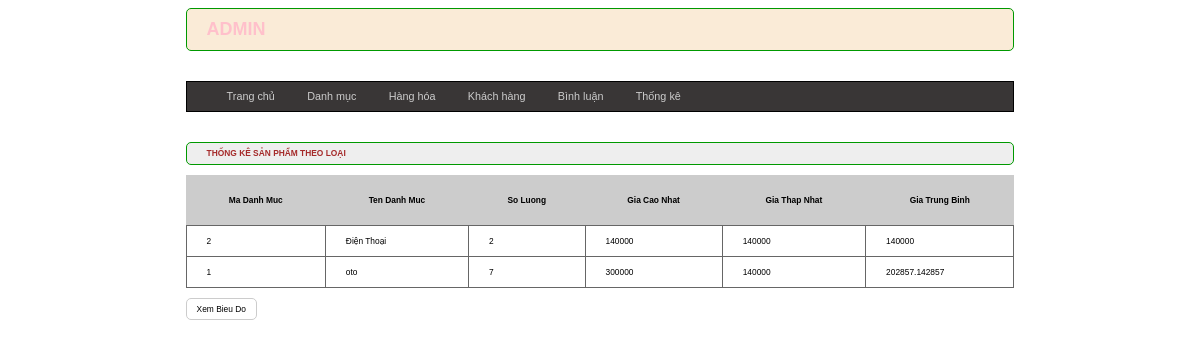
The page /admin/index.php?act=thongke on the database its author committed.
### tables this page shows
CREATE TABLE `danhmuc` (
  `id` int(11) NOT NULL,
  `name` varchar(255) NOT NULL
);

### model/pdo.php (called while the page is built, shortened)
<?php
function pdo_get_connection(){
    $dburl = "mysql:host=localhost;dbname=duanmau2023new;charset=utf8";
    $username = 'root';
    $password = '';
    $conn = new PDO($dburl, $username, $password);
    $conn->setAttribute(PDO::ATTR_ERRMODE, PDO::ERRMODE_EXCEPTION);
    return $conn;
}
function pdo_query($sql){
    $sql_args = array_slice(func_get_args(), 1);
    try{
        $conn = pdo_get_connection();
        $stmt = $conn->prepare($sql);
        $stmt->execute($sql_args);
        $rows = $stmt->fetchAll();
        return $rows;
    }
    catch(PDOException $e){
        throw $e;
    }
    finally{
        unset($conn);
    }
}

### model/cart.php (called while the page is built, shortened)
<?php
function loadall_thongke(){
    $sql="select danhmuc.id as madm, danhmuc.name as tendm,
     count(sanpham.id) as countsp, min(sanpham.price) as minprice,
      max(sanpham.price) as maxprice, avg(sanpham.price) as avgprice";
    $sql.=" from sanpham left join danhmuc on danhmuc.id=sanpham.iddm";
    $sql.=" group by danhmuc.id order by danhmuc.id desc";
    $listtk=pdo_query($sql);
    return $listtk;
}
?>

### admin/thongke/list.php (the view)
<div class="row formcontent">
<div class="row mb10  headertiltle">
                <h1>THỐNG KÊ SẢN PHẨM THEO LOẠI</h1>
            </div>
                <div class="row mb10 formtable">
                <table>
                <tr>
                    <th>Ma Danh Muc</th>
                    <th>Ten Danh Muc</th>
                    <th>So Luong</th>
                    <th>Gia Cao Nhat</th>
                    <th>Gia Thap Nhat</th>
                    <th>Gia Trung Binh</th>
                </tr>
                <?php
                    foreach($listthongke as $thongke){
                        extract($thongke);
                        echo '<tr>
                                <td>'.$madm.'</td>
                                <td>'.$tendm.'</td>
                                <td>'.$countsp.'</td>
                                <td>'.$maxprice.'</td>
                                <td>'.$minprice.'</td>
                                <td>'.$avgprice.'</td>
                                </tr>';
                    }
                ?>
            </table>
        </div>
        <div class="row mb10">
            <a href="index.php?act=bieudo"><input type="button" value="Xem Bieu Do"></a>
        </div>
                </div>

### view/css/style.css (style rules this page uses)
* { box-sizing: border-box; font-family: sans-serif; font-size: 0.7vw; }
.row { float: left; width: 100%; }
.mb10 { margin-bottom: 10px; }
.formtk input[type="submit"], .formtk input[type="reset"], .formcontent input[type="submit"], .formcontent input[type="reset"], .formcontent input[type="button"] { background-color: white; border: 1px #CCC solid; padding: 5px 10px; border-radius: 5px; }
.headertiltle { color:brown; border-radius: 5px; background-color:#EEE; border: 1px #090 solid; padding: 0px 20px; }
.headertiltle h1 { font-size: 0.7vw; }
.formtable table { width: 100%; border-collapse:collapse ; }
.formtable table th { padding: 20px; background-color: #CCC; }
.formtable table td { padding: 10px 20px; border: 1px #666 solid; }

### rows shown on the page
danhmuc: id "2", name "Điện Thoại", countsp "2", maxprice "140000", minprice "140000", avgprice "140000"
danhmuc: id "1", name "oto", countsp "7", maxprice "300000", minprice "140000", avgprice "202857.142857"
